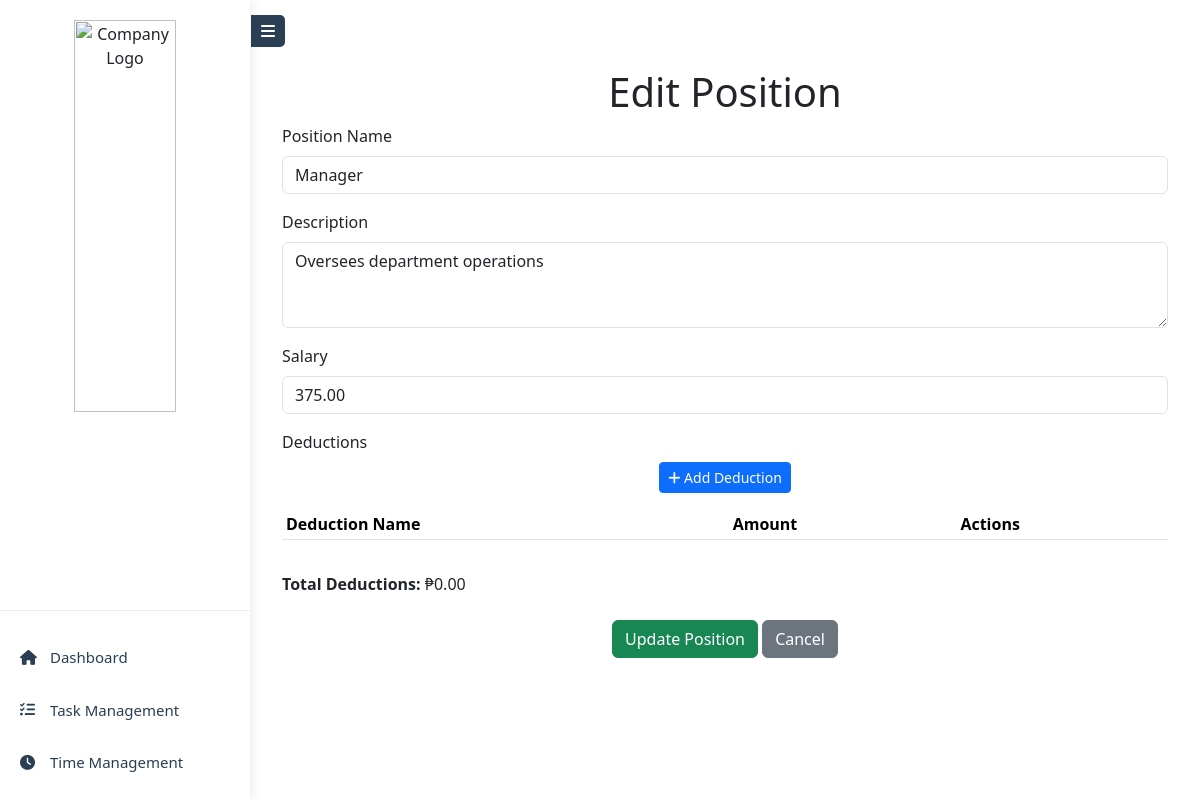
/roles/super_admin/system_editpos.php?id=1, run on the app's committed database.
### tables this page shows
CREATE TABLE `positions` (
  `id` int(11) NOT NULL,
  `position_name` varchar(255) NOT NULL,
  `description` text DEFAULT NULL,
  `salary` decimal(10,2) NOT NULL DEFAULT 0.00,
  `created_at` timestamp NOT NULL DEFAULT current_timestamp(),
  `updated_at` timestamp NOT NULL DEFAULT current_timestamp() ON UPDATE current_timestamp()
);

### roles/super_admin/system_func.php (called while the page is built, shortened)
<?php
require_once 'db.php';
function getPositionById($id)
{
    global $conn;
    try {
        $sql = "SELECT * FROM positions WHERE id = :id";
        $stmt = $conn->prepare($sql);
        $stmt->execute([':id' => $id]);
        return $stmt->fetch(PDO::FETCH_ASSOC);
    } catch (PDOException $e) {
        error_log("Error fetching position by ID: " . $e->getMessage());
        return false;
    }
}

### roles/super_admin/system_editpos.php (the view, shortened to what this page needs)
<?php
include "system_func.php";
include "../super_admin/header.php";
$position_id = intval($_GET['id']);
$position = getPositionById($position_id);
?>
<div class="container mt-5">
    <h1 class="text-center">Edit Position</h1>
    <form action="system_editpos.php?id=<?php echo $position_id; ?>" method="POST">
        <div class="mb-3">
            <label for="position_name" class="form-label">Position Name</label>
            <input type="text" class="form-control" id="position_name" name="position_name" value="<?php echo htmlspecialchars($position['position_name']); ?>" required>
        </div>
        <div class="mb-3">
            <label for="description" class="form-label">Description</label>
            <textarea class="form-control" id="description" name="description" rows="3"><?php echo htmlspecialchars($position['description']); ?></textarea>
        </div>
        <div class="mb-3">
            <label for="salary" class="form-label">Salary</label>
            <input type="number" class="form-control" id="salary" name="salary" step="0.01" value="<?php echo htmlspecialchars($position['salary']); ?>" required>
        </div>
        <div class="mb-3">
            <label for="deductions" class="form-label">Deductions</label>
            <div class="text-center">
                <button type="button" class="btn btn-primary btn-sm" id="addDeductionRow">
                    <i class="fas fa-plus"></i> Add Deduction
                </button>
            </div>
            <div class="table-responsive mt-3">
                <table class="table table-sm table-hover" id="deductionsTable">
                    <thead>
                        <tr>
                            <th>Deduction Name</th>
                            <th>Amount</th>
                            <th>Actions</th>
                        </tr>
                    </thead>
                </table>
            </div>
            <p class="mt-3"><strong>Total Deductions:</strong> ₱<span id="totalDeductions">0.00</span></p>
        </div>
        <div class="text-center mt-4">
            <button type="submit" class="btn btn-success">Update Position</button>
            <a href="system_management.php" class="btn btn-secondary">Cancel</a>
        </div>
    </form>
</div>
<?php include "../super_admin/footer.php"; ?>

### data on the page
positions: position_name "Manager", description "Oversees department operations", salary "375.00"
